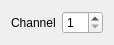
<?xml version="1.0" encoding="UTF-8"?>
<ui version="4.0">
 <class>ChannelBlockEditor</class>
 <widget class="QWidget" name="ChannelBlockEditor">
  <property name="geometry">
   <rect>
    <x>0</x>
    <y>0</y>
    <width>107</width>
    <height>40</height>
   </rect>
  </property>
  <property name="windowTitle">
   <string>ChannelBlockEditor</string>
  </property>
  <layout class="QVBoxLayout" name="verticalLayout">
   <item>
    <layout class="QHBoxLayout" name="horizontalLayout">
     <item>
      <widget class="QLabel" name="label">
       <property name="text">
        <string>Channel</string>
       </property>
      </widget>
     </item>
     <item>
      <widget class="QSpinBox" name="spinBox">
       <property name="minimum">
        <number>1</number>
       </property>
       <property name="maximum">
        <number>16</number>
       </property>
      </widget>
     </item>
    </layout>
   </item>
  </layout>
 </widget>
 <resources/>
 <connections/>
</ui>
